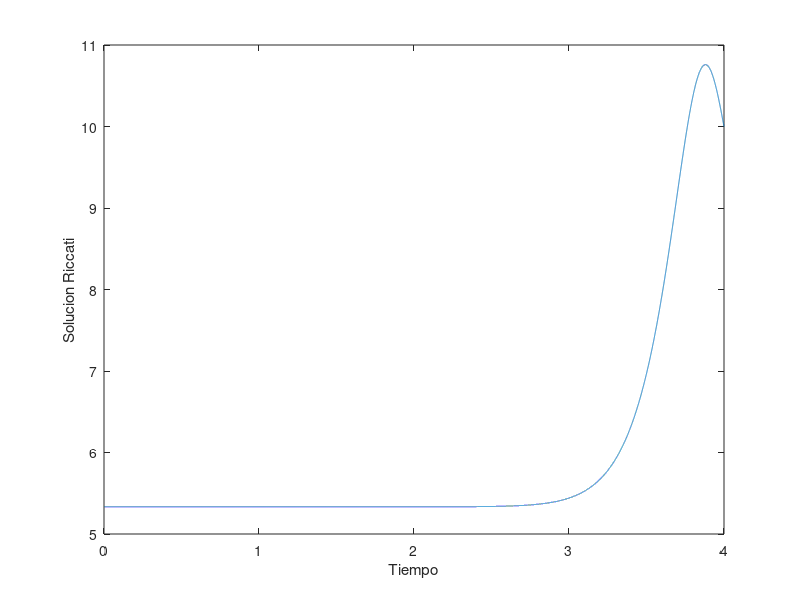

Reproduce this figure in MATLAB. (Note: this script raises an error after producing the figure.)
% Este programa aplica control optimal a un
% sistema de tiempo continuo. Se resuelve la
% ecuacion de Riccati iterativamente.

clear;
clc;
close all;

A = [ 0  1
        1  2 ];
  
B = [ 0
        4 ];

Q = [ 10  0
         0   1 ];
      
R = [ 1 ];
      
Pn = Q;

ti = 0;
tf = 4;
dt = 0.0001;
t = ti:dt:tf;
t = t';
nt = length(t);

P = 1*Pn;

k = nt;
for tt = tf:-dt:ti
   Pk1(:,:,k) = P;
   P11(k,1) = P(1,1);  
   Pp = -(A'*P + P*A - P*B*inv(R)*B'*P + Q);
   P = P - dt*Pp;
   k = k - 1;
end

figure(1);
plot(t,P11);   ylabel('Solucion Riccati');
xlabel('Tiempo');

xini = [ 3
         1 ];
      
xast = [  0
          0 ];
       
[Ak,Bk] = c2d(A,B,dt);       
       
x =  xini;

for k = 1:nt
   x1(k,1) = x(1,1);
   x2(k,1) = x(2,1);
   Pk = Pk1(:,:,k);  
%   Pk = P(:,:,1);
   u(k,1) = -inv(R)*B'*Pk*(x-xast);
   H(k,1) = 0.5*x'*Q*x + 0.5*u(k,1)*R*u(k,1) + x'*Pk*(A*x + B*u(k,1)); 
   x = Ak*x + Bk*u(k,1);  
end

figure(2);
subplot(3,1,1);
plot(t,x1);   ylabel('x1');
subplot(3,1,2);
plot(t,x2);   ylabel('x2');
subplot(3,1,3);
plot(t,u);    ylabel('u');
xlabel('Tiempo');
figure(3);
plot(t,H);  ylabel('Hamiltonian');
xlabel('Tiempo');
